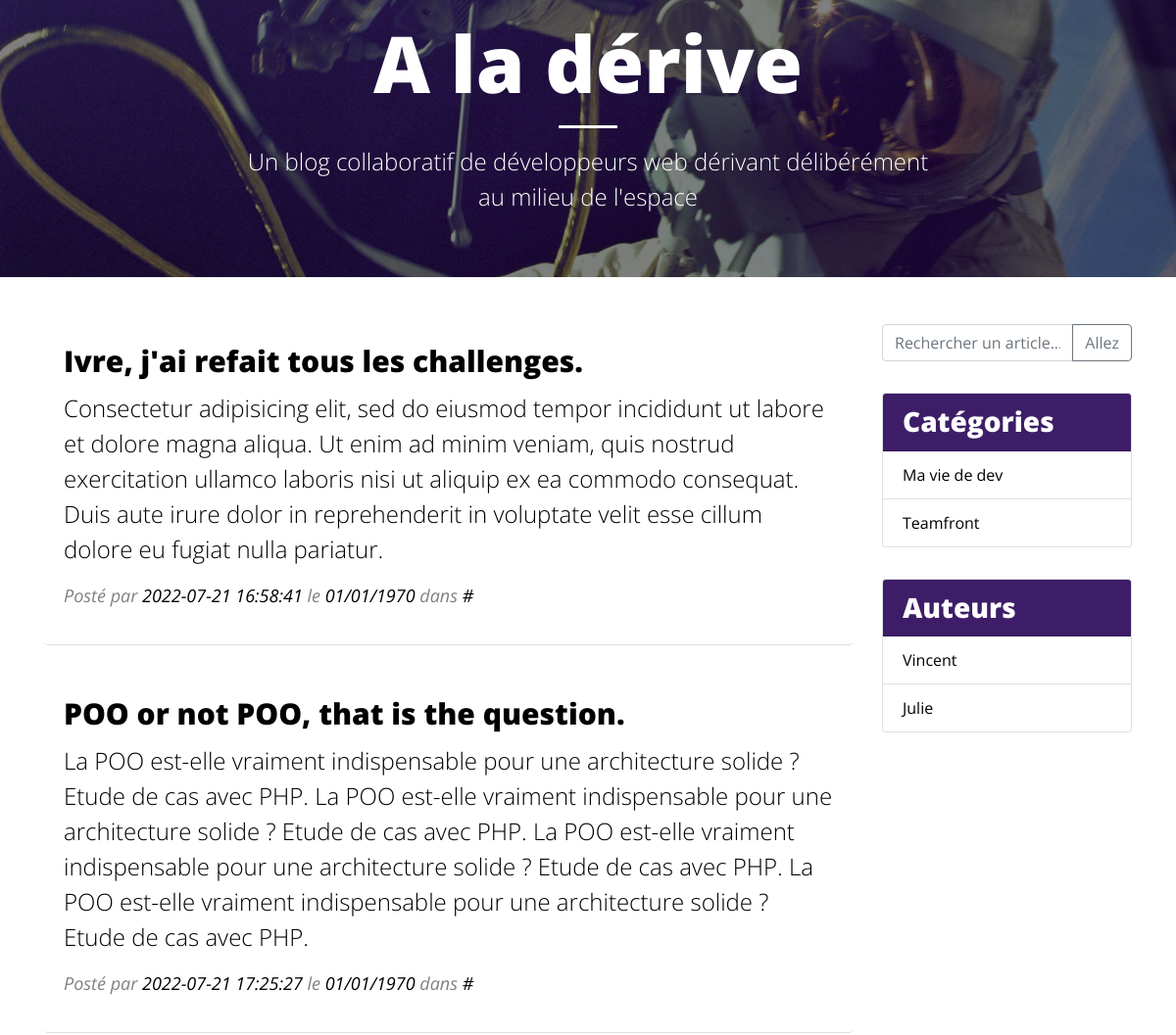
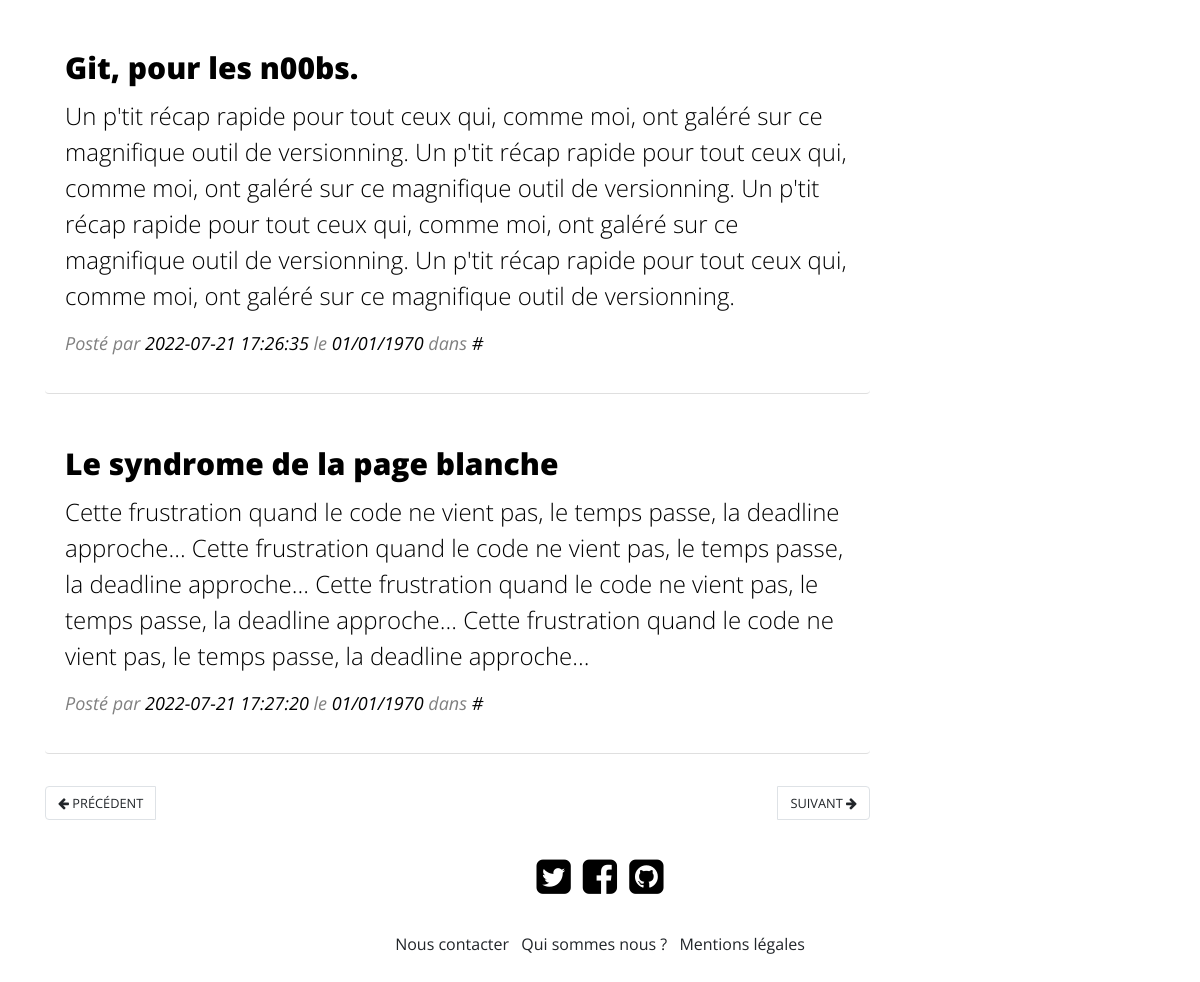
The page / on the database its author committed (2 pictures, top to bottom).
### tables this page shows
CREATE TABLE `post` (
  `id` int(10) unsigned NOT NULL AUTO_INCREMENT COMMENT 'L''identifiant de l''article',
  `title` varchar(255) NOT NULL COMMENT 'Le titre de l''article',
  `resume` mediumtext NOT NULL COMMENT 'Le résumé de l''article',
  `content` longtext NOT NULL COMMENT 'Le contenu de l''article',
  `published_date` datetime NOT NULL DEFAULT current_timestamp() COMMENT 'La date de publication de l''article',
  `views` int(10) unsigned NOT NULL DEFAULT 0 COMMENT 'Le nombre de vues de l''article',
  PRIMARY KEY (`id`)
);

CREATE TABLE `category` (
  `id` int(10) unsigned NOT NULL AUTO_INCREMENT COMMENT 'L''identifiant de la catégorie',
  `name` varchar(255) NOT NULL COMMENT 'Le nom de la catégorie',
  `position` int(10) unsigned NOT NULL DEFAULT 0 COMMENT 'La position de la catégorie dans le menu',
  PRIMARY KEY (`id`)
);

CREATE TABLE `author` (
  `id` int(10) unsigned NOT NULL AUTO_INCREMENT COMMENT 'L''identifiant de notre auteur',
  `name` varchar(255) NOT NULL COMMENT 'Le nom de l''auteur',
  `image` varchar(255) DEFAULT NULL COMMENT 'L''avatar de l''auteur',
  `email` varchar(255) NOT NULL COMMENT 'L''e-mail de l''auteur',
  PRIMARY KEY (`id`),
  UNIQUE KEY `email` (`email`)
);

### index.php (called while the page is built, shortened)
<?php
require __DIR__ . '/inc/classes/Article.php';
require __DIR__ . '/inc/classes/Author.php';
require __DIR__ . '/inc/classes/Category.php';
require __DIR__ . '/inc/data_from_db.php';
$pageToDisplay = 'home';
if ($pageToDisplay === 'home') {
    $articlesList = $dataArticlesList;
} else if ($pageToDisplay === 'article') {
    $articlesList = $dataArticlesList;
    $articleId = filter_input(INPUT_GET, 'id', FILTER_VALIDATE_INT);
    if ($articleId !== false && $articleId !== null) {
        $articleToDisplay = $articlesList[$articleId];
    } else {
        $pageToDisplay = 'home';
    }
} else if ($pageToDisplay === 'author') {
    $authorsList = $dataAuthorsList;
    $authorId = filter_input(INPUT_GET, 'id', FILTER_VALIDATE_INT);
    if ($authorId !== false && $authorId !== null) {
        $authorToDisplay = $authorsList[$authorId];
    } else {
        $pageToDisplay = 'home';
    }
} else if ($pageToDisplay === 'category') {
    $categoriesList = $dataCategoriesList;
    $categoryId = filter_input(INPUT_GET, 'id', FILTER_VALIDATE_INT);
    if ($categoryId !== false && $categoryId !== null) {
        $categoryToDisplay = $categoriesList[$categoryId];
    } else {
        $pageToDisplay = 'home';
    }
}
require __DIR__ . '/inc/templates/header.tpl.php';
require __DIR__ . '/inc/templates/' . $pageToDisplay . '.tpl.php';
require __DIR__ . '/inc/templates/footer.tpl.php';

### inc/data_from_db.php (called while the page is built)
<?php
$dataArticlesList = [];
$dataCategoriesList = [];
$dataAuthorsList = [];
$dsn = "mysql:host=localhost;dbname=oblog";
$user = "oblog";
$password = "oblog";
$pdo = new PDO($dsn, $user, $password, array(
    PDO::ATTR_ERRMODE => PDO::ERRMODE_WARNING
));
$articleRequest =
"
SELECT * FROM post
";
$categoryRequest =
"
SELECT * FROM category
";
$authorRequest =
"
SELECT * FROM author
";
$sth = $pdo->query($articleRequest);
$tmpPosts = $sth->fetchAll(PDO::FETCH_ASSOC);
$sth = $pdo->query($categoryRequest);
$tmpCategories = $sth->fetchAll(PDO::FETCH_ASSOC);
$sth = $pdo->query($authorRequest);
$tmpAuthors = $sth->fetchAll(PDO::FETCH_ASSOC);
foreach ($tmpAuthors as $key => $author) {
    $tmp = new Author($author['name']);
    $dataAuthorsList[$author['id']] = $tmp;
}
foreach ($tmpCategories as $key => $category) {
    $tmp = new Category($category['name']);
    $dataCategoriesList[$category['id']] = $tmp;
}
foreach ($tmpPosts as $post) {
    $tmp = new Article (
        $post['title'],
        $post['content'],
        $post['published_date'],
    );
    $dataArticlesList[$post['id']] = $tmp;
}
?>

### inc/classes/Article.php (called while the page is built, shortened)
<?php
class Article
{
    public $date;
    public function __construct($title = '', $content = '', $author = '', $date = '', $category = '')
    {
        $this->title = $title;
        $this->content = $content;
        $this->author = $author;
        $this->date = $date;
    }
    public function getDateFr()
    {
        return date('d/m/Y', strtotime($this->date));
    }
}

### inc/classes/Category.php (called while the page is built, shortened)
<?php
class Category {
    public function __construct ($categoryName) {
        $this->categoryName = $categoryName;
    }
}

### inc/classes/Author.php (called while the page is built, shortened)
<?php
class Author {
    public function __construct ($authorName) {
        $this->authorName = $authorName;
    }
}

### inc/templates/home.tpl.php (the view)
<?php foreach ($articlesList as $currentId=>$currentArticle) : ?>
<article class="card">
  <div class="card-body">
    <h2 class="card-title"><a href="index.php?page=article&id=<?= $currentId ?>"><?= $currentArticle->title ?></a></h2>
    <p class="card-text">
        <?= $currentArticle->content ?>
    </p>
    <p class="infos">
      Posté par <a href="#" class="card-link"><?= $currentArticle->author ?></a> le <time datetime="<?= $currentArticle->date ?>"><?= $currentArticle->getDateFr() ?></time> dans <a href="#"
        class="card-link">#<?= $currentArticle->category ?></a>
    </p>
  </div>
</article>
<?php endforeach ?>
<nav aria-label="Page navigation example">
  <ul class="pagination justify-content-between">
    <li class="page-item"><a class="page-link" href="#"><i class="fa fa-arrow-left"></i> Précédent</a></li>
    <li class="page-item"><a class="page-link" href="#">Suivant <i class="fa fa-arrow-right"></i></a></li>
  </ul>
</nav>

### inc/templates/header.tpl.php (shortened to what this page needs)
<!doctype html>
<html lang="en">
<head>
  <link href="https://maxcdn.bootstrapcdn.com/font-awesome/4.7.0/css/font-awesome.min.css" rel="stylesheet">
  <link rel="stylesheet" href="https://stackpath.bootstrapcdn.com/bootstrap/4.1.1/css/bootstrap.min.css"
>
  <link rel="stylesheet" href="./css/blog.css">
</head>
<body>
  <header>
    <section class="text-center">
      <h1><a href="index.php">A la dérive</a></h1>
      <hr />
      <p>
        Un blog collaboratif de développeurs web dérivant délibérément au milieu de l'espace
      </p>
    </section>
  </header>
  <div class="container">
    <div class="row">
      <main class="col-lg-9">

### inc/templates/footer.tpl.php (shortened to what this page needs)
      </main>
      <aside class="col-lg-3">
        <div class="input-group mb-3">
          <input type="text" class="form-control" placeholder="Rechercher un article..."
            aria-label="Rechercher un article..." aria-describedby="basic-addon2">
          <div class="input-group-append">
            <button class="btn btn-outline-secondary" type="button">Allez</button>
          </div>
        </div>
        <div class="card">
          <h3 class="card-header">Catégories</h3>
          <ul class="list-group list-group-flush">
            <?php foreach ($dataCategoriesList as $currentId => $index) { ?>
              <li class="list-group-item"><a href="index.php?page=category&id=<?= $currentId ?>"><?= $index->categoryName ?></a></li>
            <?php } ?>
          </ul>
        </div>
        <div class="card">
          <h3 class="card-header">Auteurs</h3>
          <ul class="list-group list-group-flush">
          <?php foreach ($dataAuthorsList as $currentId => $index) { ?>
              <li class="list-group-item"><a href="index.php?page=author&id=<?= $currentId ?>"><?= $index->authorName ?></a></li>
            <?php } ?>
          </ul>
        </div>
      </aside>
    </div>
    <footer>
      <div class="row justify-content-center text-center">
        <div class="col-6 social-networks">
          <ul class="list-inline">
            <li class="list-inline-item"><a href="#"><i class="fa fa-twitter-square"></i></a></li>
            <li class="list-inline-item"><a href="#"><i class="fa fa-facebook-square"></i></a></li>
            <li class="list-inline-item"><a href="#"><i class="fa fa-github-square"></i></a></li>
          </ul>
        </div>
      </div>
      <div class="row justify-content-center text-center">
        <div class="col-9 links">
          <ul class="list-inline">
            <li class="list-inline-item"><a href="#">Nous contacter</a></li>
            <li class="list-inline-item"><a href="#">Qui sommes nous ?</a></li>
            <li class="list-inline-item"><a href="#">Mentions légales</a></li>
          </ul>
        </div>
      </div>
    </footer>
  </div>
</body>
</html>

### css/blog.css (style rules this page uses)
body { font-family: 'Open Sans', sans-serif; }
header { background: url('../images/home-bg.jpg') transparent left top no-repeat; background-size: cover; color: white; text-align: center; padding-bottom: 1em; margin-bottom: 1em; }
header hr { border-width: 3px; border-color: white; width: 60px; }
header section { padding: 1em 0; }
header h1 { font-size: 50px; font-weight: 800; }
h1 a { color: white; text-decoration: none; }
header p { font-size: 24px; font-weight: 300; }
article.card { margin: 2em 0; border: 0; border-bottom: 1px solid rgba(0,0,0,.125); }
article h2 { font-size: 30px; font-weight: 800; }
article p.card-text { font-size: 24px; font-weight: 300; }
article div { font-size: 18px; font-weight: 400; color: black; }
article a, article time { color: black; }
article .infos { font-style: italic; color: grey; }
.page-link { text-transform: uppercase; color: inherit; font-size: 0.8em; }
aside { display: none; padding: 2em 0; }
footer { margin-bottom: 1em; }
footer .social-networks { margin: 10px 0; }
footer .social-networks a { font-size: 40px; color: black; }
footer .links a { color: inherit; }
@media (min-width:768px) { header { padding-bottom: 0; } }
@media (min-width:768px) { header section { display: none; } }
@media (min-width:992px) { header section { display: block; } }
@media (min-width:992px) { header h1 { font-size: 80px; } }
@media (min-width:992px) { header p { width: 60%; margin: auto; padding-bottom: 2em; } }
@media (min-width:992px) { .card-header { background: #3d1d67; color: white; font-weight: 800; } }
@media (min-width:992px) { .card a { color: black; } }
@media (min-width:992px) { .card { margin: 2em 0; } }
@media (min-width:992px) { aside { display: block; } }

### rows shown on the page
post: title "Ivre, j'ai refait tous les challenges.", content "Consectetur adipisicing elit, sed do eiusmod tempor incididunt ut labore et dolore magna aliqua. Ut enim ad minim veniam, quis nostrud exercitation ullamco laboris nisi ut aliquip ex ea commodo consequat. Duis aute irure dolor in reprehenderit in voluptate velit esse cillum dolore eu fugiat nulla pariatur.", published_date "2022-07-21 16:58:41", DateFr "01/01/1970"
post: title "POO or not POO, that is the question.", content "La POO est-elle vraiment indispensable pour une architecture solide ? Etude de cas avec PHP. La POO est-elle vraiment indispensable pour une architecture solide ? Etude de cas avec PHP. La POO est-elle vraiment indispensable pour une architecture solide ? Etude de cas avec PHP. La POO est-elle vraiment indispensable pour une architecture solide ? Etude de cas avec PHP.", published_date "2022-07-21 17:25:27", DateFr "01/01/1970"
post: title "Git, pour les n00bs.", content "Un p'tit récap rapide pour tout ceux qui, comme moi, ont galéré sur ce magnifique outil de versionning. Un p'tit récap rapide pour tout ceux qui, comme moi, ont galéré sur ce magnifique outil de versionning. Un p'tit récap rapide pour tout ceux qui, comme moi, ont galéré sur ce magnifique outil de versionning. Un p'tit récap rapide pour tout ceux qui, comme moi, ont galéré sur ce magnifique outil de versionning.", published_date "2022-07-21 17:26:35", DateFr "01/01/1970"
post: title "Le syndrome de la page blanche", content "Cette frustration quand le code ne vient pas, le temps passe, la deadline approche... Cette frustration quand le code ne vient pas, le temps passe, la deadline approche... Cette frustration quand le code ne vient pas, le temps passe, la deadline approche... Cette frustration quand le code ne vient pas, le temps passe, la deadline approche...", published_date "2022-07-21 17:27:20", DateFr "01/01/1970"
category: name "Ma vie de dev"
category: name "Teamfront"
author: name "Vincent"
author: name "Julie"
